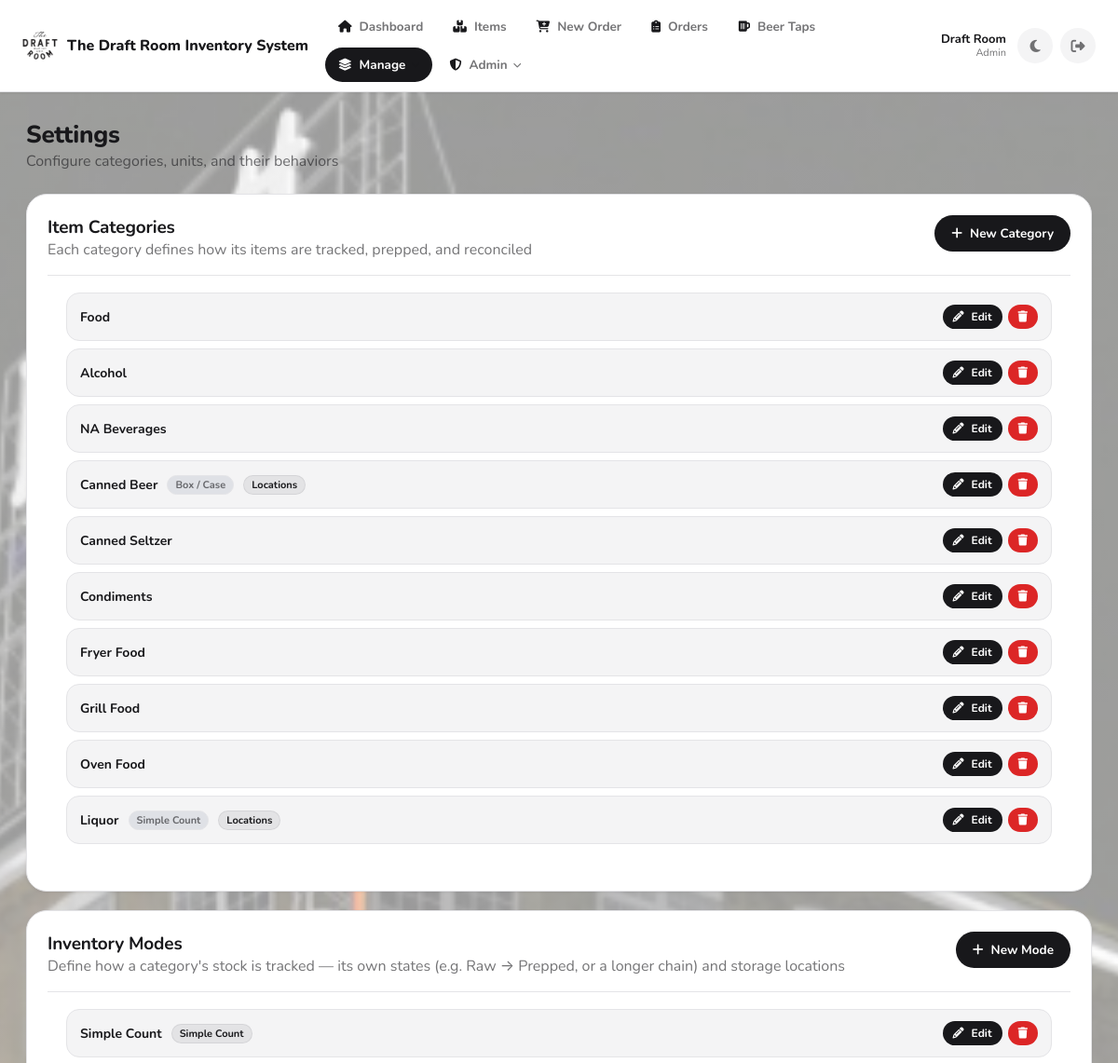
The app's page /settings (signed in, upper part), older data.
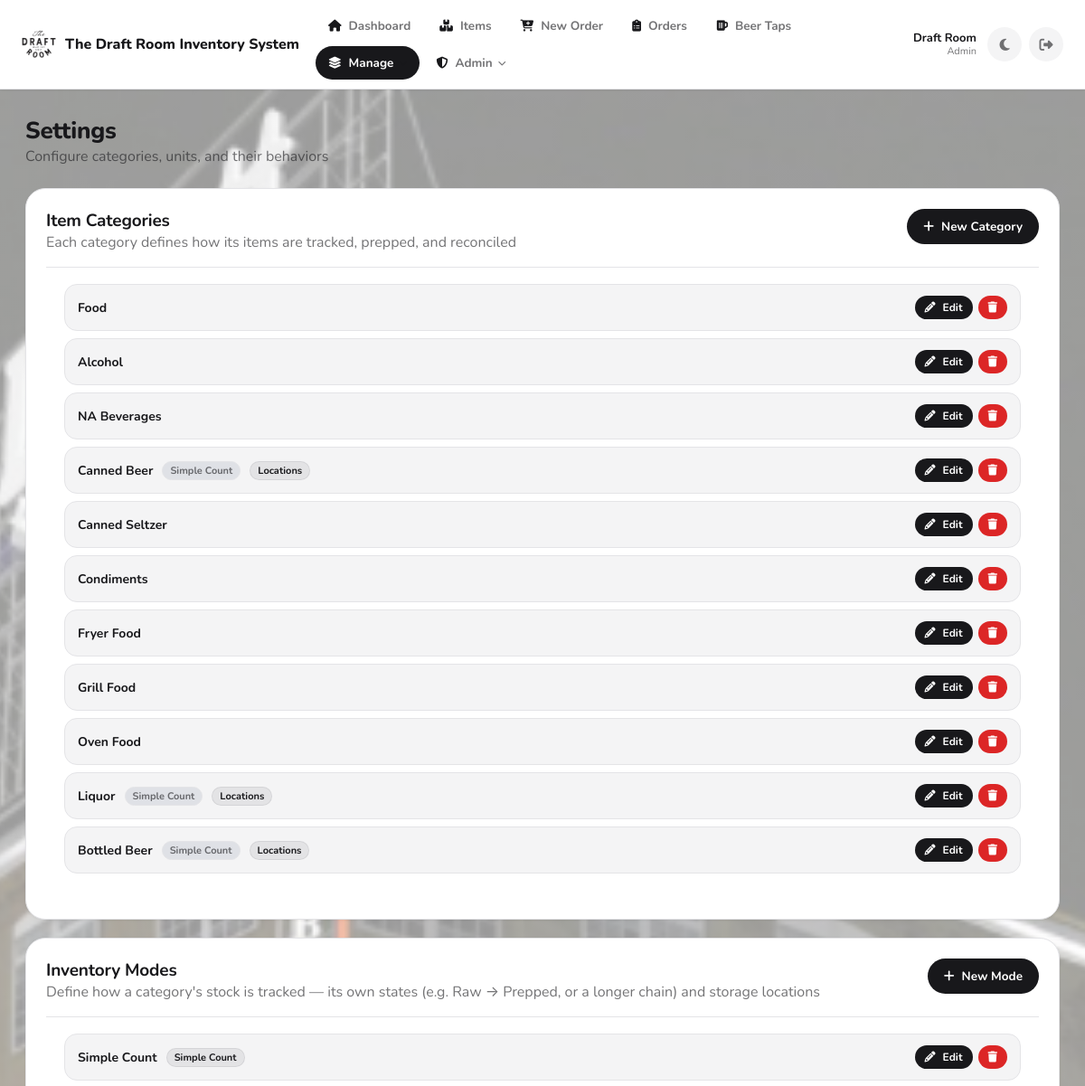
The same page, newer data.
### app.py (models this page shows, shortened)
class ItemSetting(db.Model):
    __tablename__ = "item_settings"
    id                 = db.Column(db.Integer,     primary_key=True)
    setting_type       = db.Column(db.String(50),  nullable=False)
    value              = db.Column(db.String(100), nullable=False)
    description        = db.Column(db.String(300), nullable=True)
    display_order      = db.Column(db.Integer,     nullable=False, default=0)
    created_at         = db.Column(db.DateTime,    nullable=False, default=datetime.utcnow)
    inv_mode           = db.Column(db.String(50),  nullable=True)   # maps to prep_type
    default_sales_mode = db.Column(db.String(30),  nullable=True)   # simple | packs_4
    has_reconcile      = db.Column(db.Boolean,     nullable=True, default=False)
    has_locations      = db.Column(db.Boolean,     nullable=True, default=False)
    state_label_raw       = db.Column(db.String(50), nullable=True)   # display label for "raw"
    state_label_prepped   = db.Column(db.String(50), nullable=True)   # display label for "prepped"
    storage_label_freezer = db.Column(db.String(50), nullable=True)   # display label for "freezer"
    storage_label_cooler  = db.Column(db.String(50), nullable=True)   # display label for "cooler"
    storage_label_out     = db.Column(db.String(50), nullable=True)   # display label for "out"
    abbreviation       = db.Column(db.String(20),  nullable=True)
    __table_args__ = (db.UniqueConstraint("setting_type", "value", name="uq_item_setting"),)

### app.py (the view)
@app.get("/settings")
def settings_page():
    guard = require_inventory_edit()
    if guard:
        return guard
    categories = ItemSetting.query.filter_by(setting_type="category").order_by(
        ItemSetting.display_order.asc(), ItemSetting.value.asc()).all()
    units = ItemSetting.query.filter_by(setting_type="unit").order_by(
        ItemSetting.display_order.asc(), ItemSetting.value.asc()).all()
    return render_template("settings.html", categories=categories, units=units)

### app.py (called while the page is built)
@app.after_request
def add_security_headers_response(response):
    response.headers["X-Frame-Options"] = "SAMEORIGIN"
    response.headers["X-XSS-Protection"] = "1; mode=block"
    response.headers["X-Content-Type-Options"] = "nosniff"
    response.headers["Content-Security-Policy"] = (
        "default-src 'self'; "
        "script-src 'self' 'unsafe-inline' https://cdnjs.cloudflare.com; "
        "style-src 'self' 'unsafe-inline' https://cdnjs.cloudflare.com; "
        "font-src 'self' https://cdnjs.cloudflare.com; "
        "img-src 'self' data:; "
        "connect-src 'self'; "
        "frame-ancestors 'self'"
    )
    response.headers["Referrer-Policy"] = "strict-origin-when-cross-origin"
    response.headers["Permissions-Policy"] = (
        "geolocation=(), "
        "microphone=(), "
        "camera=(), "
        "payment=()"
    )
    return response

def utcnow() -> datetime:
    return datetime.now(timezone.utc)

def current_user() -> Optional["User"]:
    uid = session.get("user_id")
    if not uid:
        return None
    try:
        return User.query.get(int(uid))
    except Exception:
        return None

### templates/settings.html (shortened to what this page needs)
{% extends "base.html" %}
{% block content %}
<div style="display:flex; align-items:flex-start; justify-content:space-between; gap:16px; margin-bottom:24px; flex-wrap:wrap;">
  <div>
    <h1 style="margin:0;">Settings</h1>
    <span class="muted">Configure categories, units, and their behaviors</span>
  </div>
</div>
<section class="card" style="margin-bottom:20px;">
  <div class="cardhead">
    <div>
      <h2>Item Categories</h2>
      <span class="muted">Each category defines how its items are tracked, prepped, and reconciled</span>
    </div>
    <button type="button" class="btn primary" onclick="openModal('add','category',null)">
      <i class="fas fa-plus"></i> New Category
    </button>
  </div>
  <div style="padding:0 20px 20px;">
    <div id="cat-list">
      {% for c in categories %}
      <div class="opt-row" data-id="{{ c.id }}" data-type="category"
           data-value="{{ c.value }}"
           data-description="{{ c.description or '' }}"
           data-inv-mode="{{ c.inv_mode or '' }}"
           data-sales-mode="{{ c.default_sales_mode or 'simple' }}"
           data-has-reconcile="{{ '1' if c.has_reconcile else '' }}"
           data-has-locations="{{ '1' if c.has_locations else '' }}"
           data-state-label-raw="{{ c.state_label_raw or '' }}"
           data-state-label-prepped="{{ c.state_label_prepped or '' }}"
           data-storage-label-freezer="{{ c.storage_label_freezer or '' }}"
           data-storage-label-cooler="{{ c.storage_label_cooler or '' }}"
           data-storage-label-out="{{ c.storage_label_out or '' }}">
        <div class="opt-info">
          <div style="display:flex; align-items:center; gap:10px; flex-wrap:wrap;">
            <span class="opt-value">{{ c.value }}</span>
            {% if c.inv_mode %}
            <span class="opt-badge">{{ {
              'generic':      'Box / Case',
              'generic_food': 'Prep Food',
              'items':        'Simple Count',
              'wings':        'Wings Prep',
              'raw_protein':  'Raw Protein',
              'portion_pack': 'Portion Packs'
            }.get(c.inv_mode, c.inv_mode) }}</span>
            {% endif %}
            {% if c.has_locations %}<span class="opt-badge badge-blue">Locations</span>{% endif %}
          </div>
        </div>
        <div class="opt-actions">
          <button type="button" class="btn small opt-edit-btn"><i class="fas fa-pencil-alt"></i> Edit</button>
          <button type="button" class="btn small danger opt-delete-btn"><i class="fas fa-trash"></i></button>
        </div>
      </div>
      {% else %}
      <p class="muted" style="padding-top:12px;">No categories yet — click New Category to add one.</p>
      {% endfor %}
    </div>
  </div>
</section>
<section class="card" style="margin-bottom:20px;">
  <div class="cardhead">
    <div>
      <h2>Inventory Modes</h2>
      <span class="muted">Define how a category's stock is tracked — its own states (e.g. Raw → Prepped, or a longer chain) and storage locations</span>
    </div>
    <button type="button" class="btn primary" onclick="openModeModal(null)">
      <i class="fas fa-plus"></i> New Mode
    </button>
  </div>
  <div style="padding:0 20px 20px;">
    <div id="mode-list"><p class="muted smalltxt">Loading…</p></div>
  </div>
</section>
{% endblock %}

Row changes from the older to the newer data that the page shows:
changed ItemSetting "Canned Beer": inv_mode "Box / Case" → "Simple Count"
added ItemSetting: value "Bottled Beer", inv_mode "Simple Count", has_locations "Locations"
